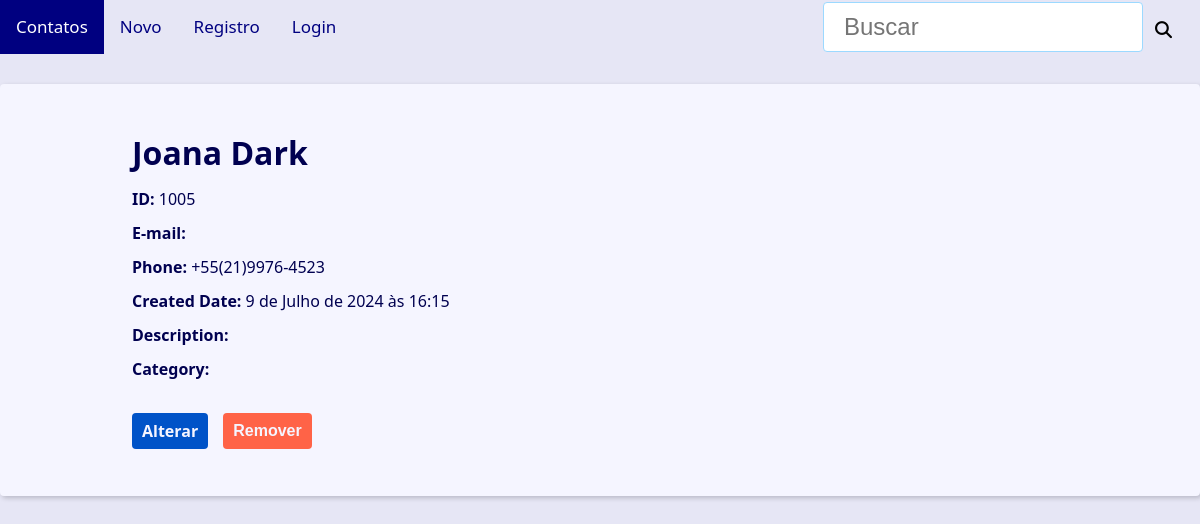
The page /1005/ on the database as committed earlier.
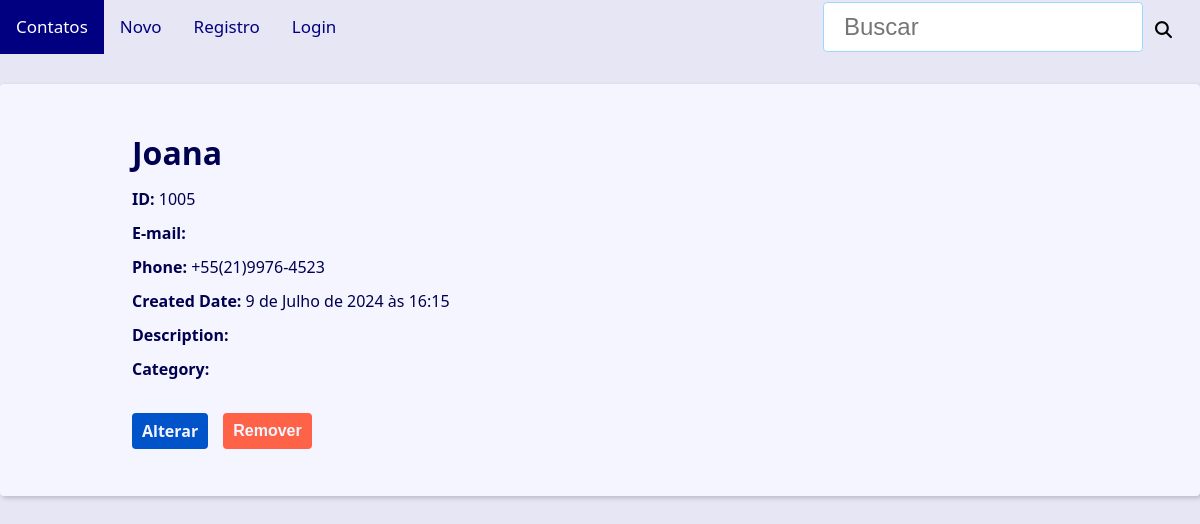
The same page on the database as committed later.
### contact/models.py (models this page shows, shortened)
class Contact(models.Model):
    first_name = models.CharField(max_length=50)
    last_name = models.CharField(max_length=50, blank=True)
    phone = models.CharField(max_length=50)
    email = models.EmailField(max_length=254, blank=True, verbose_name='E-mail')
    created_date = models.DateTimeField(default=timezone.now)
    description = models.TextField(blank=True, verbose_name='Descrição')
    show = models.BooleanField(default=True)
    picture = models.ImageField(blank=True, upload_to='pictures/%Y/%m/', verbose_name='Imagem')
    owner = models.ForeignKey(
        User,
        on_delete=models.SET_NULL,
        blank=True, null=True
    )
    category = models.ForeignKey(
        Category,
        on_delete=models.SET_NULL,
        blank=True,
        null=True,
        verbose_name='Categoria'
    )

### contact/views/contact_views.py (the view)
# urls.py: path('<int:contact_id>/', views.contact, name='contact'),
def contact(request, contact_id):
    single_contact = get_object_or_404(
        Contact, pk=contact_id, show=True
    )
    site_title = f'{single_contact.first_name} {single_contact.last_name}'
    context = {
        'contact': single_contact,
        'site_title' : ' - ' + site_title
    }
    return render(
        request,
        'contact/contact.html',
        context
    )

### contact/templates/contact/contact.html (shortened to what this page needs)
{% extends 'global/base.html' %}
{% block content %}
  <div class="single-contact">
    <h1 class="single-contact-name">
      {{ contact.first_name }} {{ contact.last_name }}
    </h1>
    <p><b>ID:</b> {{ contact.id }}</p>
    <p><b>E-mail:</b> {{ contact.email }}</p>
    <p><b>Phone:</b> {{ contact.phone }}</p>
    <p><b>Created Date:</b> {{ contact.created_date }}</p>
    <p><b>Description:</b> {{ contact.description }}</p>
    <p><b>Category:</b> {{ contact.category.name }}</p>
    <div class="contact-links">
      <a class="btn btn-link" href="{% url 'contact:update' contact.id %}">Alterar</a>
      <form action="{% url 'contact:delete' contact.id %}" method="POST">
        {% if confirmation == 'no' %}
          <input type="hidden" name="confirmation" value="yes">
          <button class="btn btn-link btn-delete" type="submit">Confirma?</button>
        {% else %}
          <button class="btn btn-link btn-delete" type="submit">Remover</button>
        {% endif %}
      </form>
    </div>
  </div>
{% endblock content %}

Rows that differ between the two databases and show on the page:
changed Contact "Joana": last_name "Dark" → (not shown)
